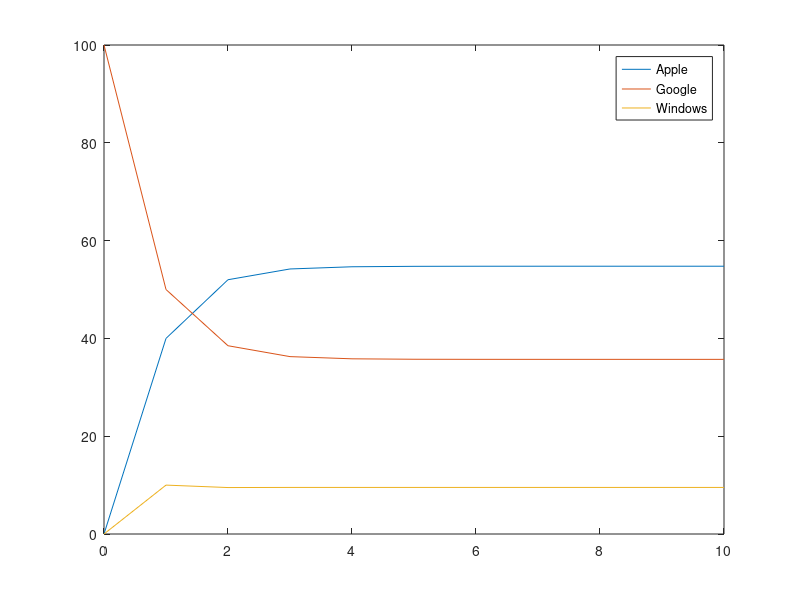

Recreate this plot in MATLAB.
% Phones example - three vendor marketplace.
clear;

C = [0 100 0]';

A = [0.6 0.4 0.8;
       0.3  0.5 0.15;
       0.1  0.1 0.05];
   

N = 10;
out = zeros(N+1,4);
out(:,1) = 0:N;
out(1,2:4) = C;


for i = 2:N+1
    C = A * C;
    out(i,2:4) = C';
end

plot(out(:,1),out(:,2),out(:,1),out(:,3),out(:,1),out(:,4));
legend('Apple','Google','Windows')



